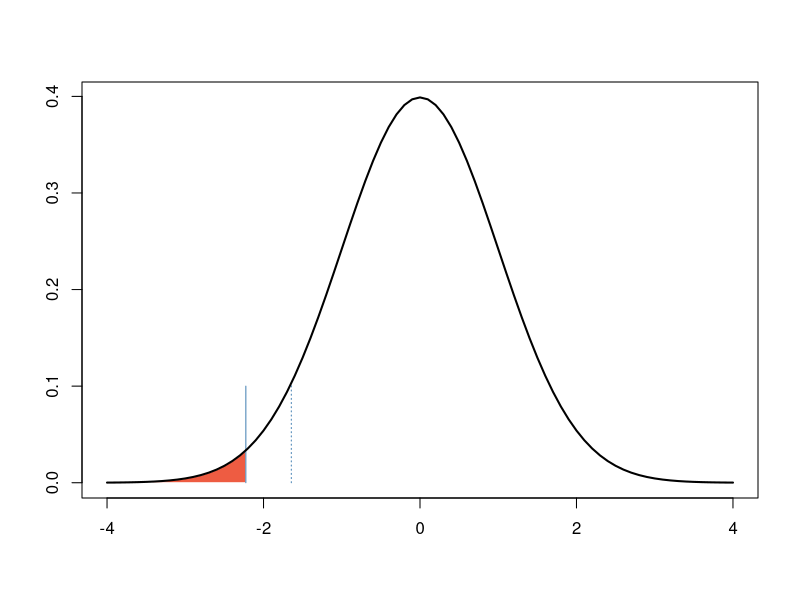
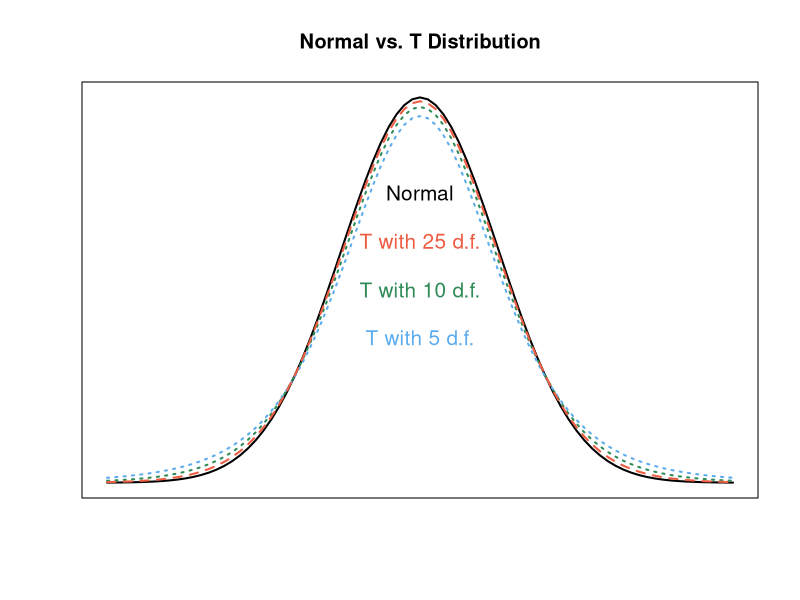

Source code (R) for these figures, in order:
# Example: Weight loss program.
critical.z <- qnorm(0.05, lower.tail=TRUE)
print(critical.z)

test.z <- (-2.26 - 0) / (6.58 / sqrt(42))
print(test.z)

pnorm(test.z, lower.tail=TRUE)

# Visualize this example.
x <- seq(-4, 4, by=0.1)
y <- dnorm(x)
plot(x, y, type="n", xlab="", ylab="")
lines(c(critical.z, critical.z), c(0, dnorm(critical.z)), col="steelblue", lty=3)
polygon(c(-4, seq(-4, test.z, by=0.001), test.z),
        c(0, dnorm(seq(-4, test.z, by=0.001)), 0),
        col="tomato2", border=0)
lines(c(test.z, test.z), c(0, 0.1), col="steelblue")
lines(x, y, lwd=2)

# Compare normal distribution with t-distribution.
x <- seq(-4, 4, by=0.1)

y.normal <- dnorm(x)
y.t.df5 <- dt(x, df=5)
y.t.df10 <- dt(x, df=10)
y.t.df25 <- dt(x, df=25)

plot(x, y.normal, lwd=2, type="l", xaxt="n", yaxt="n",
     main="Normal vs. T Distribution", xlab="", ylab="")
lines(x, y.t.df5, lwd=2, col="steelblue2", lty=3)
lines(x, y.t.df10, lwd=2, col="seagreen4", lty=3)
lines(x, y.t.df25, lwd=2, col="tomato2", lty=2)

text(0, 0.3, "Normal", cex=1.25)
text(0, 0.25, "T with 25 d.f.", cex=1.25, col="tomato2")
text(0, 0.2, "T with 10 d.f.", cex=1.25, col="seagreen4")
text(0, 0.15, "T with 5 d.f.", cex=1.25, col="steelblue2")

# Calculations in the t-distribution.
pt(-1.96, df=9)
qt(0.041, df=9)
dt(1.96, df=9)
